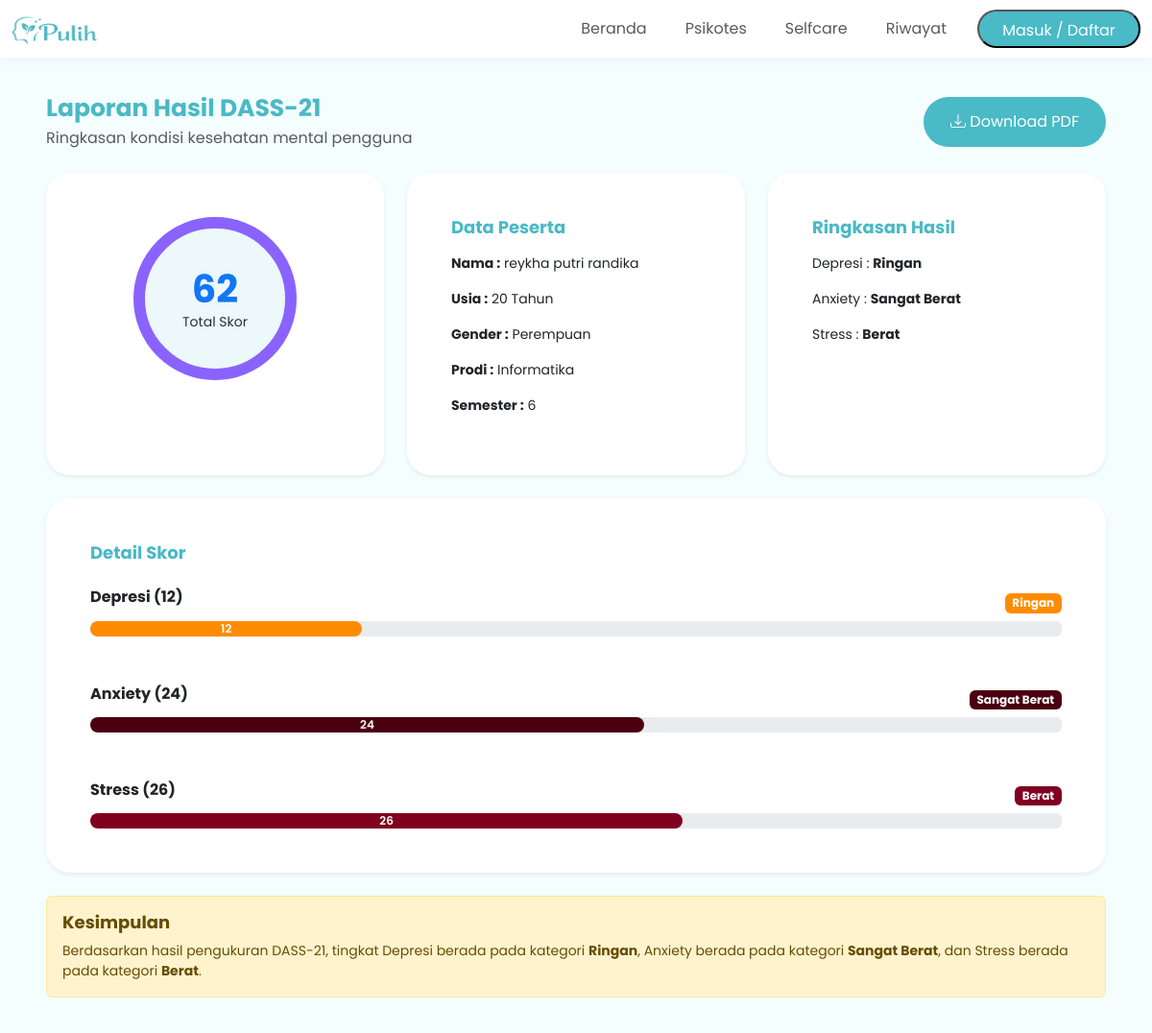
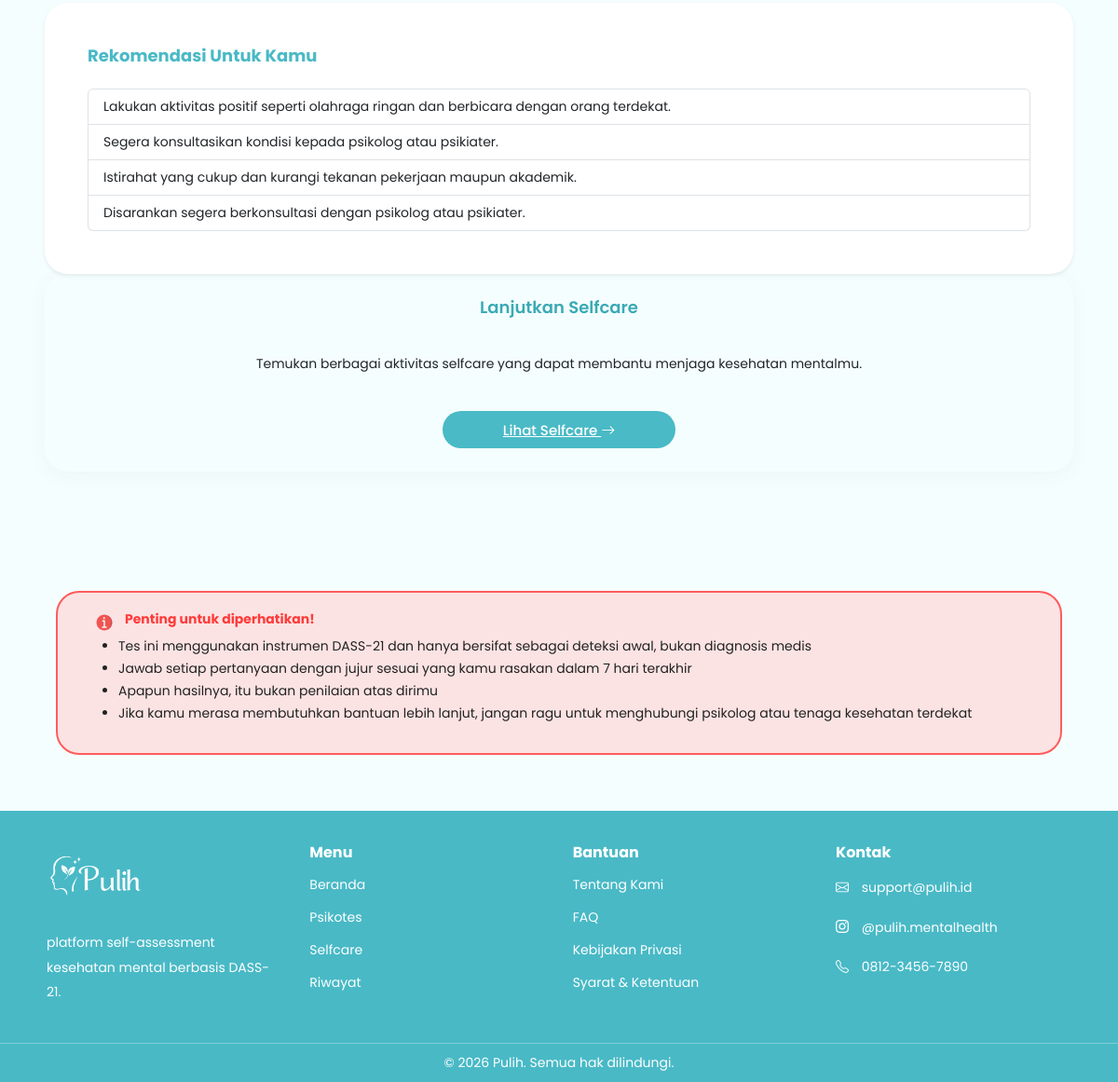
Screenshot of /detail_hasil/17 with the database file from the repository (2 pictures, top to bottom).
### app.py (models this page shows)
class User(db.Model):
    id = db.Column(
        db.Integer,
        primary_key=True
    )
    nama = db.Column(
        db.String(100)
    )
    email = db.Column(
        db.String(100),
        unique=True
    )
    password = db.Column(
        db.String(100)
    )
    role = db.Column(
        db.String(20),
        default='user'
    )
    usia = db.Column(
        db.Integer
    )
    gender = db.Column(
        db.String(20)
    )
    prodi = db.Column(
        db.String(100)
    )
    semester = db.Column(
        db.String(20)
    )
    tanggal_daftar = db.Column(
        db.DateTime,
        default=datetime.now
    )

class RiwayatTes(db.Model):
    id = db.Column(
        db.Integer,
        primary_key=True
    )
    user_id = db.Column(
        db.Integer,
        db.ForeignKey('user.id')
    )
    tanggal = db.Column(
        db.DateTime
    )
    skor_depresi = db.Column(
        db.Integer
    )
    skor_anxiety = db.Column(
        db.Integer
    )
    skor_stress = db.Column(
        db.Integer
    )
    kategori_depresi = db.Column(
        db.String(50)
    )
    kategori_anxiety = db.Column(
        db.String(50)
    )
    kategori_stress = db.Column(
        db.String(50)
    )

### app.py (the view)
@app.route('/detail_hasil/<int:id>')
def detail_hasil(id):
    riwayat = RiwayatTes.query.get_or_404(id)
    user = User.query.get(riwayat.user_id)
    rekomendasi = forward_chaining(
        riwayat.kategori_depresi,
        riwayat.kategori_anxiety,
        riwayat.kategori_stress
    )
    persen_depresi = int((riwayat.skor_depresi / 42) * 100)
    persen_anxiety = int((riwayat.skor_anxiety / 42) * 100)
    persen_stress = int((riwayat.skor_stress / 42) * 100)
    warna_depresi = warna_kategori(
        riwayat.kategori_depresi
    )
    warna_anxiety = warna_kategori(
        riwayat.kategori_anxiety
    )
    warna_stress = warna_kategori(
        riwayat.kategori_stress
    )
    return render_template(
        'hasil.html',
        user=user,
        skor_depresi=riwayat.skor_depresi,
        skor_anxiety=riwayat.skor_anxiety,
        skor_stress=riwayat.skor_stress,
        depresi=riwayat.kategori_depresi,
        anxiety=riwayat.kategori_anxiety,
        stress=riwayat.kategori_stress,
        persen_depresi=persen_depresi,
        persen_anxiety=persen_anxiety,
        persen_stress=persen_stress,
        warna_depresi=warna_depresi,
        warna_anxiety=warna_anxiety,
        warna_stress=warna_stress,
        rekomendasi=rekomendasi,
        riwayat_id=riwayat.id
    )

### app.py (called while the page is built)
def warna_kategori(kategori):
    if kategori == "Normal":
        return "bg-normal"
    elif kategori == "Ringan":
        return "bg-ringan"
    elif kategori == "Sedang":
        return "bg-sedang"
    elif kategori == "Berat":
        return "bg-berat"
    elif kategori == "Sangat Berat":
        return "bg-sangat-berat"
    return "bg-secondary"

### templates/hasil.html (shortened to what this page needs)
{% extends 'base.html' %}
{% block content %}
<div class="container-fluid px-5 py-5 hasil-container">
  <div class="d-flex justify-content-between align-items-center mb-4 hasil-header">
    <div>
      <h2 class="fw-bold mb-1">Laporan Hasil DASS-21</h2>
      <p class="text-muted mb-0">
        Ringkasan kondisi kesehatan mental pengguna
      </p>
    </div>
    <a href="{{ url_for('download_pdf', id=riwayat_id) }}"
       class="btn btn-info text-white btn-download1">
      <i class="bi bi-download"></i>
      Download PDF
    </a>
  </div>
  <div class="row g-4">
    <div class="col-lg-4">
      <div class="card shadow-sm border-0 h-100 hasil-card" data-aos="fade-up">
        <div class="card-body text-center">
          <div class="total-circle mx-auto">
            <h1 class="fw-bold text-primary mb-0">
              {{ skor_depresi + skor_anxiety + skor_stress }}
            </h1>
            <small>Total Skor</small>
          </div>
        </div>
      </div>
    </div>
    <div class="col-lg-4">
      <div class="card shadow-sm border-0 h-100 hasil-card" data-aos="fade-up">
        <div class="card-body">
          <h4 class="fw-bold mb-3">Data Peserta</h4>
          <p><b>Nama :</b> {{ user.nama }}</p>
          <p><b>Usia :</b> {{ user.usia }} Tahun</p>
          <p><b>Gender :</b> {{ user.gender }}</p>
          <p><b>Prodi :</b> {{ user.prodi }}</p>
          <p><b>Semester :</b> {{ user.semester }}</p>
        </div>
      </div>
    </div>
    <div class="col-lg-4">
      <div class="card shadow-sm border-0 h-100 hasil-card" data-aos="fade-up">
        <div class="card-body">
          <h4 class="fw-bold mb-3">Ringkasan Hasil</h4>
          <p>
            Depresi :
            <b>{{ depresi }}</b>
          </p>
          <p>
            Anxiety :
            <b>{{ anxiety }}</b>
          </p>
          <p>
            Stress :
            <b>{{ stress }}</b>
          </p>
        </div>
      </div>
    </div>
    <div class="col-lg-12">
      <div class="card shadow-sm border-0 detail-card" data-aos="fade-up">
        <div class="card-body">
          <h4 class="fw-bold mb-4">Detail Skor</h4>
          <div class="mb-5">
            <div class="d-flex justify-content-between mb-2">
              <label class="fw-bold">
                Depresi ({{ skor_depresi }})
              </label>
              <span class="badge {{ warna_depresi }}">
                {{ depresi }}
              </span>
            </div>
            <div class="progress">
              <div class="progress-bar {{ warna_depresi }}"
                   role="progressbar"
                   data-width="{{ persen_depresi }}">
                {{ skor_depresi }}
              </div>
            </div>
          </div>
          <div class="mb-5">
            <div class="d-flex justify-content-between mb-2">
              <label class="fw-bold">
                Anxiety ({{ skor_anxiety }})
              </label>
              <span class="badge {{ warna_anxiety }}">
                {{ anxiety }}
              </span>
            </div>
            <div class="progress">
              <div class="progress-bar {{ warna_anxiety }}"
                   role="progressbar"
                   data-width="{{ persen_anxiety }}">
                {{ skor_anxiety }}
              </div>
            </div>
          </div>
          <div>
            <div class="d-flex justify-content-between mb-2">
              <label class="fw-bold">
                Stress ({{ skor_stress }})
              </label>
              <span class="badge {{ warna_stress }}">
                {{ stress }}
              </span>
            </div>
            <div class="progress">
              <div class="progress-bar {{ warna_stress }}"
                   role="progressbar"
                   data-width="{{ persen_stress }}">
                {{ skor_stress }}
              </div>
            </div>
          </div>
        </div>
      </div>
    </div>
    <div class="col-lg-12" data-aos="fade-up">
      <div class="alert alert-warning hasil-kesimpulan">
        <h4 class="fw-bold">
          Kesimpulan
        </h4>
        Berdasarkan hasil pengukuran DASS-21,
        tingkat Depresi berada pada kategori
        <b>{{ depresi }}</b>,
        Anxiety berada pada kategori
        <b>{{ anxiety }}</b>,
        dan Stress berada pada kategori
        <b>{{ stress }}</b>.
      </div>
    </div>
    <div class="col-lg-12" data-aos="fade-up">
      <div class="card shadow-sm border-0 rekomendasi-card">
        <div class="card-body">
          <h4 class="fw-bold mb-4">
            Rekomendasi Untuk Kamu
          </h4>
          <ul class="list-group">
            {% for item in rekomendasi %}
            <li class="list-group-item">
              {{ item }}
            </li>
            {% endfor %}
          </ul>
        </div>
      </div>
    </div>
  </div>
  <div class="hasil-card lanjut-selfcare-card">
    <h3>
        Lanjutkan Selfcare
    </h3>
    <p>
        Temukan berbagai aktivitas selfcare yang dapat membantu menjaga kesehatan mentalmu.
    </p>
    <a href="/selfcare" class="download-btn">
        Lihat Selfcare
        <i class="bi bi-arrow-right"></i>
    </a>
</div>
</div>
{% endblock %}

### static/css/style.css (style rules this page uses)
* { margin: 0; padding: 0; box-sizing: border-box; font-family: "Poppins", sans-serif; }
body { background: #f5feff !important; }
.badge { display:inline-block; padding:8px 16px; border-radius:50px; font-size:12px; font-weight:600; margin-top:8px; }
.hasil-header { padding-top: 50px; }
.hasil-header h2 { font-size: 25px; font-weight: 600; color: #49b9c6; }
.btn-download1 { background: #49BAC6!important; color: white !important; border: none !important; padding: 14px 28px !important; border-radius: 50px !important; font-size: 18px; font-weight: 600; transition: 0.3s; }
.hasil-card, .detail-card, .rekomendasi-card { border-radius: 25px !important; border: none !important; box-shadow: 0 4px 20px rgba(74, 90, 92, 0.05) !important; transition: .3s; }
.card-body h4 { font-size: 18px; font-weight: 600; color: #49b9c6; }
.card-body p { font-size: 14px; }
.card-body ul { font-size: 14px; }
.hasil-kesimpulan h4 { font-size: 18px; font-weight: 600; }
.hasil-kesimpulan b { font-size: 14px; }
.hasil-kesimpulan { font-size: 14px; }
.lanjut-selfcare-card { display:flex; align-items:center; justify-content:space-between; gap:40px; padding:25px 35px; }
.lanjut-selfcare-card h3 { margin:0; min-width:250px; font-size: 18px; font-weight: 600; color: #3baab5; }
.lanjut-selfcare-card p { flex:1; margin:0; font-size: 14px; }
.download-btn { border:none; background:#49BAC6; color:white; padding:10px 20px; border-radius:30px; font-weight:500; height: 40px; width: 250px; font-size: 15px; text-align: center; }
@media (max-width:1200px) { .lanjut-selfcare-card { flex-direction:column; text-align:center; } }
.card, .info-card, .riwayat-card { transition: 0.35s ease; }
.progress-bar { animation: growBar 1.5s ease; }
.card { transition: 0.4s; }
.total-circle { position: relative; overflow: hidden; }
.total-circle::before { content: ""; position: absolute; width: 300px; height: 300px; background: rgba(73, 185, 198, 0.1); border-radius: 50%; animation: pulse 3s infinite; }
.bg-ringan { background: #fd7e14 !important; color: white !important; }
.bg-berat { background: #800020 !important; color: white !important; }
.bg-sangat-berat { background: #4a0010 !important; color: white !important; }
.total-circle { width: 170px; height: 170px; border: 12px solid #8a63ff; border-radius: 50%; display: flex; flex-direction: column; align-items: center; justify-content: center; }
.progress { background: #e9ecef; border-radius: 50px; }
.progress-bar { border-radius: 50px; font-weight: 600; }
.card { border-radius: 20px; }
.bg-ringan { background: #ff8c00 !important; color: white !important; }
.bg-sangat-berat { background: #4b0010 !important; color: white !important; }
.card { background: white; border-radius: 20px; padding: 30px; box-shadow: 0 8px 25px rgba(0, 0, 0, 0.08); transition: 0.3s; }

### rows the page displays
User: nama "reykha putri randika", usia "20", gender "Perempuan", prodi "Informatika", semester "6"
RiwayatTes: kategori_depresi "Ringan", kategori_anxiety "Sangat Berat", kategori_stress "Berat"

### other values shown
{{ skor_depresi + skor_anxiety + skor_stress }} "62"
{{ skor_depresi }} "12"
{{ skor_anxiety }} "24"
{{ skor_stress }} "26"
{{ item }} "Lakukan aktivitas positif seperti olahraga ringan dan berbicara dengan orang terdekat." "Segera konsultasikan kondisi kepada psikolog atau psikiater." "Istirahat yang cukup dan kurangi tekanan pekerjaan maupun akademik." "Disarankan segera berkonsultasi dengan psikolog atau psikiater."
